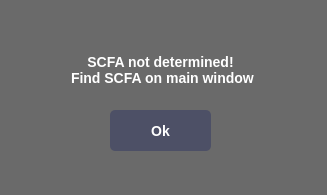
<?xml version="1.0" encoding="UTF-8"?>
<ui version="4.0">
 <class>Form</class>
 <widget class="QWidget" name="Form">
  <property name="geometry">
   <rect>
    <x>0</x>
    <y>0</y>
    <width>327</width>
    <height>195</height>
   </rect>
  </property>
  <property name="windowTitle">
   <string>Form</string>
  </property>
  <property name="styleSheet">
   <string notr="true">QWidget{
	background-color:rgb(106, 106, 106);


}

QPushButton{
	float: right;
	border-radius: 5px;
	padding: 5px 9px;
	font-size: 1.2em;
	background-color: rgb(77, 80, 102);
	border-bottom: 4px solid rgba(217,91,72,1);
	color: white;
	font-family: 'Roboto Slab', serif;
	width: 75px;
	height: 50px;
	font-size: 14px;
	font-weight: bold;
    border: bold;
}
	
QPushButton:hover{
	background-color: rgb(115, 114, 145);
}

QPushButton:pressed{
	background-color: silver;
}

QLabel{
	color:white;
	width: 75px;
	height: 50px;
	font-size: 14px;
	font-weight: bold;
    border: bold;
}



</string>
  </property>
  <widget class="QLabel" name="label">
   <property name="geometry">
    <rect>
     <x>-20</x>
     <y>50</y>
     <width>361</width>
     <height>39</height>
    </rect>
   </property>
   <property name="styleSheet">
    <string notr="true">color white;</string>
   </property>
   <property name="text">
    <string>SCFA not determined!
 Find SCFA on main window</string>
   </property>
   <property name="alignment">
    <set>Qt::AlignCenter</set>
   </property>
  </widget>
  <widget class="QPushButton" name="pushButton">
   <property name="geometry">
    <rect>
     <x>110</x>
     <y>110</y>
     <width>101</width>
     <height>41</height>
    </rect>
   </property>
   <property name="text">
    <string>Ok</string>
   </property>
  </widget>
 </widget>
 <resources/>
 <connections/>
</ui>
